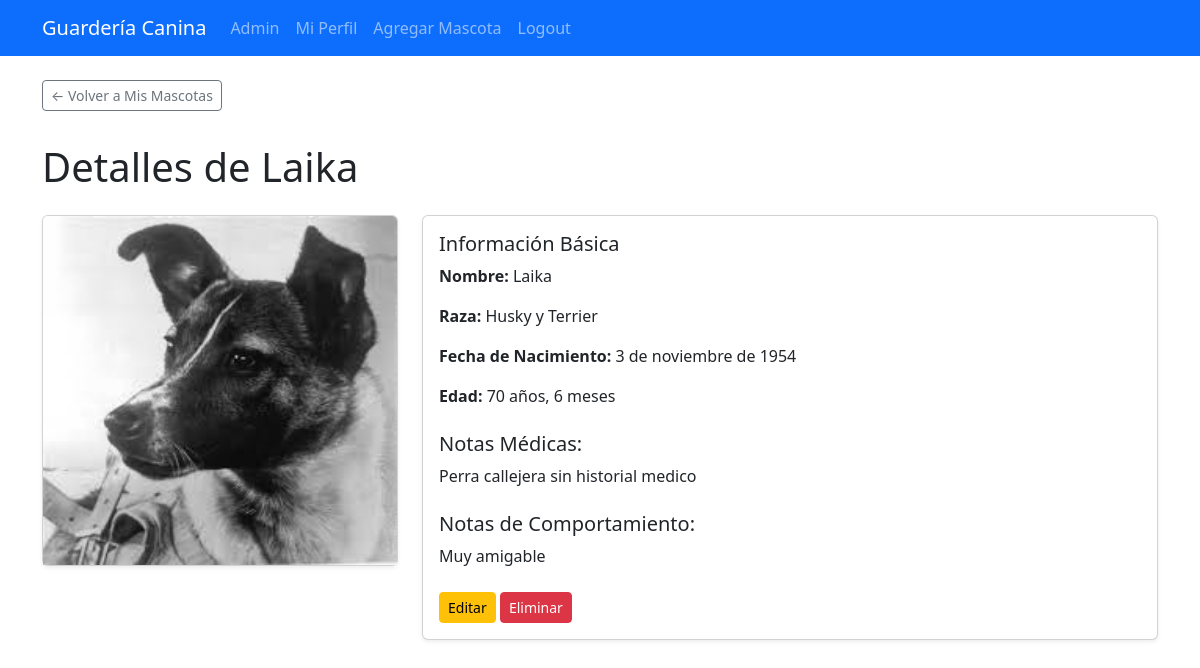
/1/ (signed in), run on the app's committed database.
### daycare/models.py (models this page shows, shortened)
class Pet(models.Model):
    owner = models.ForeignKey(Owner, on_delete=models.CASCADE, related_name='pets') # Relación muchos-a-uno con Dueño
    nombre = models.CharField(max_length=100)
    raza = models.CharField(max_length=100, blank=True, null=True)
    fecha_nacimiento = models.DateField(blank=True, null=True)
    foto = models.ImageField(upload_to='pets_photos/', blank=True, null=True)
    notas_medicas = models.TextField(blank=True, null=True) # Alergias, medicaciones, etc.
    comportamiento_notas = models.TextField(blank=True, null=True, verbose_name='Notas sobre la Mascota') # Cómo se lleva con otros perros, etc.

### daycare/views.py (the view)
# urls.py: path('<int:pk>/', views.detalle_mascota, name='detalle_mascota'),
@login_required
def detalle_mascota(request, pk):
    mascota = get_object_or_404(Pet, pk=pk)
    if mascota.owner.user != request.user:
        messages.error(request, 'No tienes permiso para ver los detalles de esta mascota.')
        return redirect('daycare:home') # Redirige a la lista de sus mascotas
    return render(request, 'daycare/detalle_mascota.html', {'mascota': mascota})

### daycare/templates/daycare/detalle_mascota.html (shortened to what this page needs)
{% extends 'daycare/base.html' %}
{% load static %}
{% block content %}
    <p><a href="{% url 'daycare:home' %}" class="btn btn-outline-secondary btn-sm mb-3">← Volver a Mis Mascotas</a></p>
    <h1 class="mb-4">Detalles de {{ mascota.nombre }}</h1>
    <div class="row">
        <div class="col-md-4">
            <div class="card shadow-sm">
                 {% if mascota.foto %}
                    <img src="{{ mascota.foto.url }}" class="card-img-top" alt="Foto de {{ mascota.nombre }}" style="width: 100%; height: auto; object-fit: cover;">
                {% else %}
                     <img src="{% static 'img/placeholder_pet.png' %}" class="card-img-top" alt="Sin foto" style="width: 100%; height: auto; object-fit: cover;">
                {% endif %}
            </div>
        </div>
        <div class="col-md-8">
            <div class="card shadow-sm">
                <div class="card-body">
                    <h5 class="card-title">Información Básica</h5>
                    <p class="card-text"><strong>Nombre:</strong> {{ mascota.nombre }}</p>
                    <p class="card-text"><strong>Raza:</strong> {{ mascota.raza|default:"No especificada" }}</p>
                    {% if mascota.fecha_nacimiento %}
                         <p class="card-text"><strong>Fecha de Nacimiento:</strong> {{ mascota.fecha_nacimiento }}</p>
                        <p class="card-text"><strong>Edad:</strong> {{ mascota.fecha_nacimiento|timesince }}</p>
                    {% endif %}
                    {% if mascota.notas_medicas %}
                        <h5 class="card-title mt-4">Notas Médicas:</h5>
                        <p class="card-text" style="white-space: pre-wrap;">{{ mascota.notas_medicas }}</p>
                    {% endif %}
                     {% if mascota.comportamiento_notas %}
                        <h5 class="card-title mt-4">Notas de Comportamiento:</h5>
                        <p class="card-text" style="white-space: pre-wrap;">{{ mascota.comportamiento_notas }}</p>
                    {% endif %}
                    <div class="mt-4">
                    <a href="{% url 'daycare:editar_mascota' mascota.pk %}" class="btn btn-warning btn-sm">Editar</a>
                    <a href="{% url 'daycare:eliminar_mascota' mascota.pk %}" class="btn btn-danger btn-sm">Eliminar</a>
                    </div>
                </div>
            </div>
        </div>
    </div>
{% endblock content %}

### data on the page
Pet: nombre "Laika", foto (picture), raza "Husky y Terrier", fecha_nacimiento "3 de noviembre de 1954", fecha_nacimiento "70 años, 6 meses", notas_medicas "Perra callejera sin historial medico", comportamiento_notas "Muy amigable"
